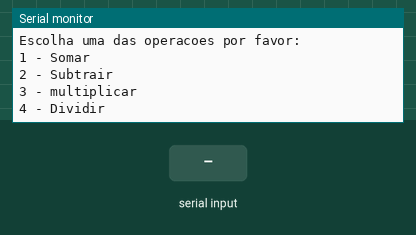
Recording of a sketch running on a simulated Arduino Mega 2560, built with avr-gcc and run on an emulated ATmega2560. On the bench: the last lines printed to the serial monitor. The test bench sets the inputs (shaded band).

Above: at 0.9 s.
1.0 s: "s" received over Serial
At 2.3 s:
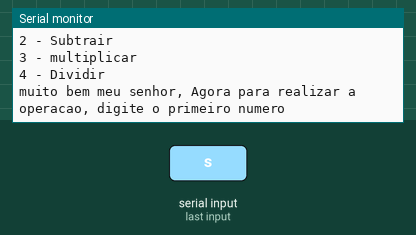
3.5 s: "90,45,200\n" received over Serial
At 5.1 s:
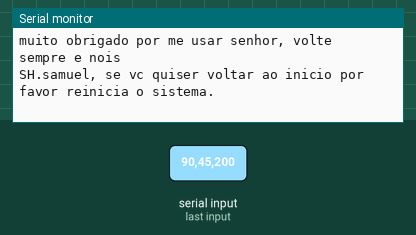

The sketch:

calculadora_com_menu_1.ino
```cpp
 // crie uma cauculadora que faça quatro operaçao diferentes que seja de soma, subtrair, multiplicar e dividir

  float numero1 = 0.0;
  float numero2 = 0.0;
  float soma = 0.0;
  float subtrair = 0.0;
  float multiplicar = 0.0;
  float dividir = 0.0;
  int escolhaDaOperacao;
  int contador;
  void setup()
{
  Serial.begin(9600);
  do{
    Serial.println("Bem-vindo a calculadora mega inteligente meu nome E jarvis : ");
    Serial.println("Escolha uma das operacoes por favor:");
    Serial.println("1 - Somar");
    Serial.println("2 - Subtrair");
    Serial.println("3 - multiplicar");
    Serial.println("4 - Dividir");

    while(!Serial.available());{} //Espera o usuário digitar

    escolhaDaOperacao = Serial.parseInt(); // Armazena o que o usuário digitou na variavel

    Serial.println("muito bem meu senhor, Agora para realizar a operacao, digite o primeiro numero");
    while(!Serial.available());{} //Espera o usuário digitar
    numero1 = Serial.parseFloat();

    Serial.println("por favor digite o segundo numero");
    while(!Serial.available());{} //Espera o usuário digitar
    numero2 = Serial.parseFloat();

    if (escolhaDaOperacao == 1){
    soma = numero1 + numero2;
    Serial.println("WOW! O resultado foi:" + String(soma));}

    switch(escolhaDaOperacao){
    case 1:
    soma = numero1 + numero2;
    Serial.println("WOW!!! o resultado foi:" + String(soma));
    break;

    case 2:
    subtrair = numero1 - numero2;
    Serial.println("WOW!!! O resultado foi:" + String(subtrair));
    break;

    case 3:
    multiplicar = numero1 * numero2;
    Serial.println("WOW!!! O resultado foi:" + String(multiplicar));
    break;

    case 4:
    dividir = numero1 / numero2;
    Serial.println("WOW!!! O resultado foi:" + String( dividir));
    break;

    default:
    Serial.println("Opcao invalida");

    if (escolhaDaOperacao == 2){
    subtrair = numero1 - numero2;
    Serial.println("WOW! O resultado foi:" + String(subtrair));}

    if (escolhaDaOperacao == 3){
    multiplicar = numero1 * numero2;
    Serial.println("WOW! O resultado foi:" + String(multiplicar));}

    if (escolhaDaOperacao == 4){
    dividir = numero1 / numero2;
    Serial.println("WOW! O resultado foi:" + String(dividir));
     }
    }
    Serial.println("SH.samuel voce deseja continuar? Se sim, digite (s), se nao digite (n)");
    while(!Serial.available()){} //Esperar o usuario digitar

    if (Serial.readString() == "s"){
    contador++;
    }
    else{
    contador = 0;
    Serial.println("muito obrigado por me usar senhor, volte sempre e nois");
    Serial.println("SH.samuel, se vc quiser voltar ao inicio por favor reinicia o sistema.");
    }

  }
  while(contador != 0);


  }
  void loop()
 {


}
```

Measured:
- after the input at 1.0 s, the serial monitor: prints a new line after 1.0 s (image 1)
- after the input at 3.5 s, the serial monitor: prints a new line at once (image 2)
